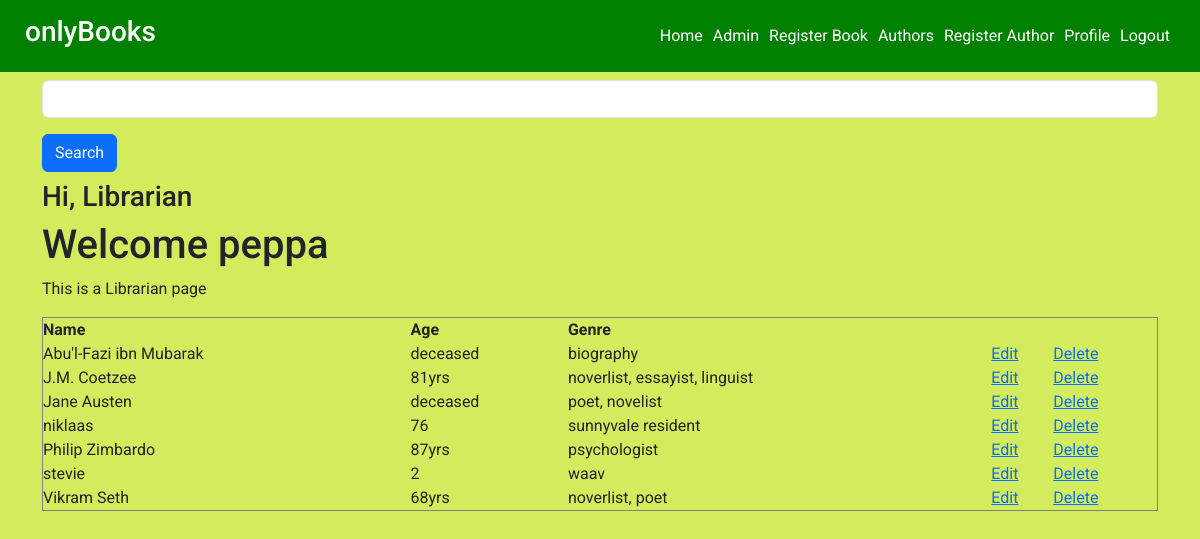
/adminAuthors.php (signed in), run on the app's committed database.
### tables this page shows
CREATE TABLE `authors` (
  `author_id` int(11) NOT NULL,
  `author_name` varchar(255) NOT NULL,
  `author_age` varchar(255) NOT NULL,
  `author_genre` varchar(255) NOT NULL
);

### classes/author.php (called while the page is built)
<?php
    class Author {
        private $id;
        private $name;
        private $age;
        private $genre;
        function getId() {
            return $this->id;
        }
        function getName() {
            return $this->name;
        }
        function getAge() {
            return $this->age;
        }
        function getGenre() {
            return $this->genre;
        }
        function setId($id) {
            $this->id = $id;
        }
        function setName($name) {
            $this->name = $name;
        }
        function setAge($age) {
            $this->age = $age;
        }
        function setGenre($genre) {
            $this->genre = $genre;
        }
    }
?>

### adminAuthors.php (the view, shortened to what this page needs)
<?php
spl_autoload_register( function($class) {
  $path = 'classes/';
 });
if (isset($_SESSION['userId'])) {
   if (isset($_POST['search'])) {
      require('./config/db.php');
      $searchString = "%" . filter_var($_POST["searchText"], FILTER_SANITIZE_STRING) . "%";
      $stmt = $pdo->prepare('SELECT authors.author_id, authors.author_name, authors.author_age, authors.author_genre FROM  authors WHERE authors.author_name LIKE :ss ORDER BY author_name');
      $stmt->bindValue(':ss', $searchString);
      $stmt->execute();
   } else {
      require('./config/db.php');
      $stmt = $pdo->prepare('SELECT authors.author_id, authors.author_name, authors.author_age, authors.author_genre FROM  authors ORDER BY author_name');
      $stmt->execute();
   }
   $authors = $stmt->fetchAll();
   ?>
   <!DOCTYPE html>
   <html lang="en">
   <head>
      <link rel="stylesheet" href="css/styles.css">
   </head>
   <body>
      <div class="container">
         <div class="content">
            <form method="post" name="searchForm" action="admin.php">
               <input type="text" name="searchText" class="form-control mt-2" />
               <button name="search" type="submit" class="btn btn-primary mt-3 mb-2">Search</button>
            </form>
            <h3>Hi, <span>Librarian</span></h3>
            <h1>Welcome <span>
                  <?php echo $_SESSION['userName'] ?>
               </span></h1>
            <p>This is a Librarian page</p>
         </div>
         <div>
            <table border="1" width="100%">
               <tr>
                  <th>Name</th>
                  <th>Age</th>
                  <th>Genre</th>
               </tr>
               <?php
               foreach ($authors as $author_item) {
                  $author = new Author();
                  $author->setName($author_item->author_name);
                  $author->setAge($author_item->author_age);
                  $author->setGenre($author_item->author_genre);
                  $author->setId($author_item->author_id);
                  echo "<tr>";
                  echo "<td>" . $author->getName() . "</td>";
                  echo "<td>" . $author->getAge() . "</td>";
                  echo "<td>" . $author->getGenre() . "</td>";
                  echo "<td><a href='editAuthor.php?author_id=" . $author->getId() . "'>Edit</a></td>";
                  echo "<td><a href='deleteAuthor.php?author_id=" . $author->getId() . "'>Delete</a></td>";
                  echo "</tr>";
               }
}
?>
         </table>
      </div>
   </div>
</body>
</html>

### css/styles.css (style rules this page uses)
* { margin: 0; padding: 0; box-sizing: border-box; font-family: 'Roboto', sans-serif; }
body { background-color: rgb(211, 235, 92); }
nav { background-color: green; padding: 15px 25px; display: flex; justify-content: space-between; align-items: center; color: #fff; }
nav ul { display: flex; justify-content: space-around; align-items: center; margin-bottom: 0; }
ul li { list-style: none; }
nav a { text-decoration: none; color: #fff; margin-right: 5px; margin-left: 5px; }
.container { padding-bottom: 50px; }

### data on the page
authors: author_name "Abu'l-Fazi ibn Mubarak", author_age "deceased", author_genre "biography"
authors: author_name "J.M. Coetzee", author_age "81yrs", author_genre "noverlist, essayist, linguist"
authors: author_name "Jane Austen", author_age "deceased", author_genre "poet, novelist"
authors: author_name "niklaas", author_age "76", author_genre "sunnyvale resident"
authors: author_name "Philip Zimbardo", author_age "87yrs", author_genre "psychologist"
authors: author_name "stevie", author_age "2", author_genre "waav"
authors: author_name "Vikram Seth", author_age "68yrs", author_genre "noverlist, poet"

### other printed values
$_SESSION['userName'] "peppa"
